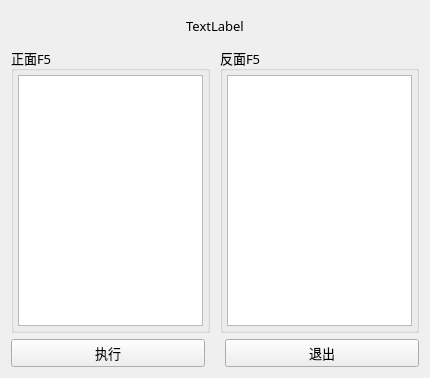
<?xml version="1.0" encoding="UTF-8"?>
<ui version="4.0">
 <class>Form</class>
 <widget class="QWidget" name="Form">
  <property name="geometry">
   <rect>
    <x>0</x>
    <y>0</y>
    <width>430</width>
    <height>378</height>
   </rect>
  </property>
  <property name="font">
   <font>
    <family>微软雅黑</family>
    <pointsize>10</pointsize>
   </font>
  </property>
  <property name="windowTitle">
   <string>添加F5</string>
  </property>
  <layout class="QVBoxLayout" name="verticalLayout">
   <item>
    <widget class="QLabel" name="label_title">
     <property name="minimumSize">
      <size>
       <width>0</width>
       <height>30</height>
      </size>
     </property>
     <property name="text">
      <string>TextLabel</string>
     </property>
     <property name="alignment">
      <set>Qt::AlignCenter</set>
     </property>
    </widget>
   </item>
   <item>
    <layout class="QHBoxLayout" name="horizontalLayout_3">
     <property name="spacing">
      <number>10</number>
     </property>
     <item>
      <widget class="QGroupBox" name="groupBox">
       <property name="title">
        <string>正面F5</string>
       </property>
       <layout class="QHBoxLayout" name="horizontalLayout">
        <property name="leftMargin">
         <number>4</number>
        </property>
        <property name="topMargin">
         <number>4</number>
        </property>
        <property name="rightMargin">
         <number>4</number>
        </property>
        <property name="bottomMargin">
         <number>4</number>
        </property>
        <item>
         <widget class="QListWidget" name="listWidget"/>
        </item>
       </layout>
      </widget>
     </item>
     <item>
      <widget class="QGroupBox" name="groupBox_2">
       <property name="title">
        <string>反面F5</string>
       </property>
       <layout class="QHBoxLayout" name="horizontalLayout_2">
        <property name="leftMargin">
         <number>4</number>
        </property>
        <property name="topMargin">
         <number>4</number>
        </property>
        <property name="rightMargin">
         <number>4</number>
        </property>
        <property name="bottomMargin">
         <number>4</number>
        </property>
        <item>
         <widget class="QListWidget" name="listWidget_2"/>
        </item>
       </layout>
      </widget>
     </item>
    </layout>
   </item>
   <item>
    <layout class="QHBoxLayout" name="horizontalLayout_4">
     <property name="spacing">
      <number>20</number>
     </property>
     <item>
      <widget class="QPushButton" name="pushButton_exec">
       <property name="cursor">
        <cursorShape>PointingHandCursor</cursorShape>
       </property>
       <property name="text">
        <string>执行</string>
       </property>
      </widget>
     </item>
     <item>
      <widget class="QPushButton" name="pushButton_exit">
       <property name="cursor">
        <cursorShape>PointingHandCursor</cursorShape>
       </property>
       <property name="text">
        <string>退出</string>
       </property>
      </widget>
     </item>
    </layout>
   </item>
  </layout>
 </widget>
 <resources/>
 <connections/>
</ui>
